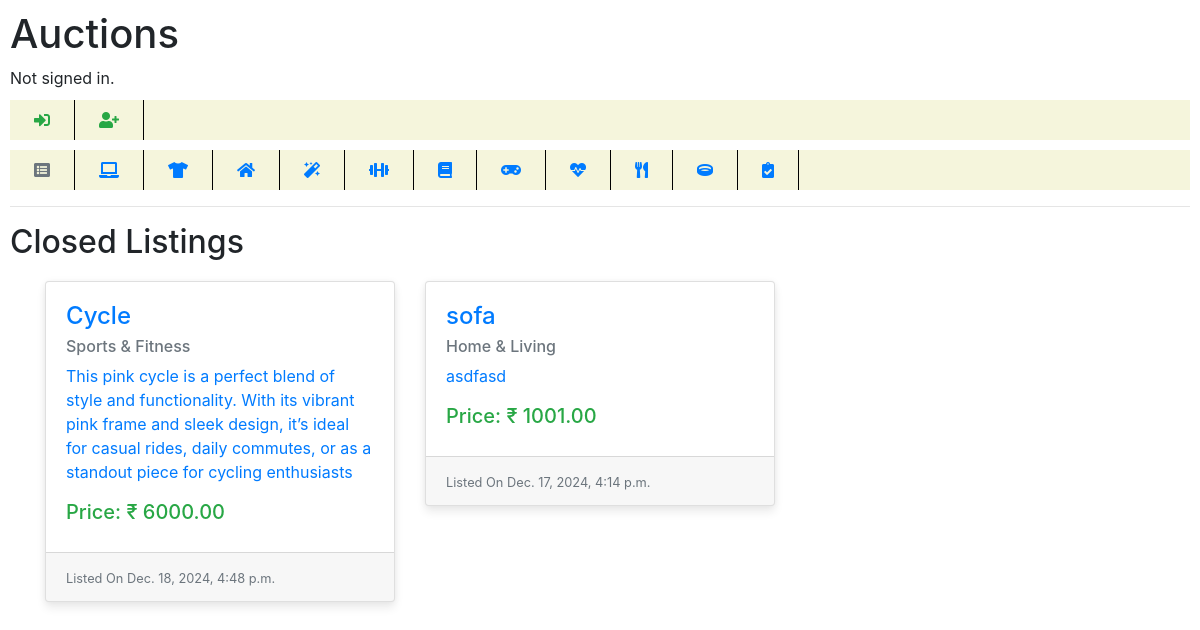
/listings/closed, run on an earlier commit of the app's database.
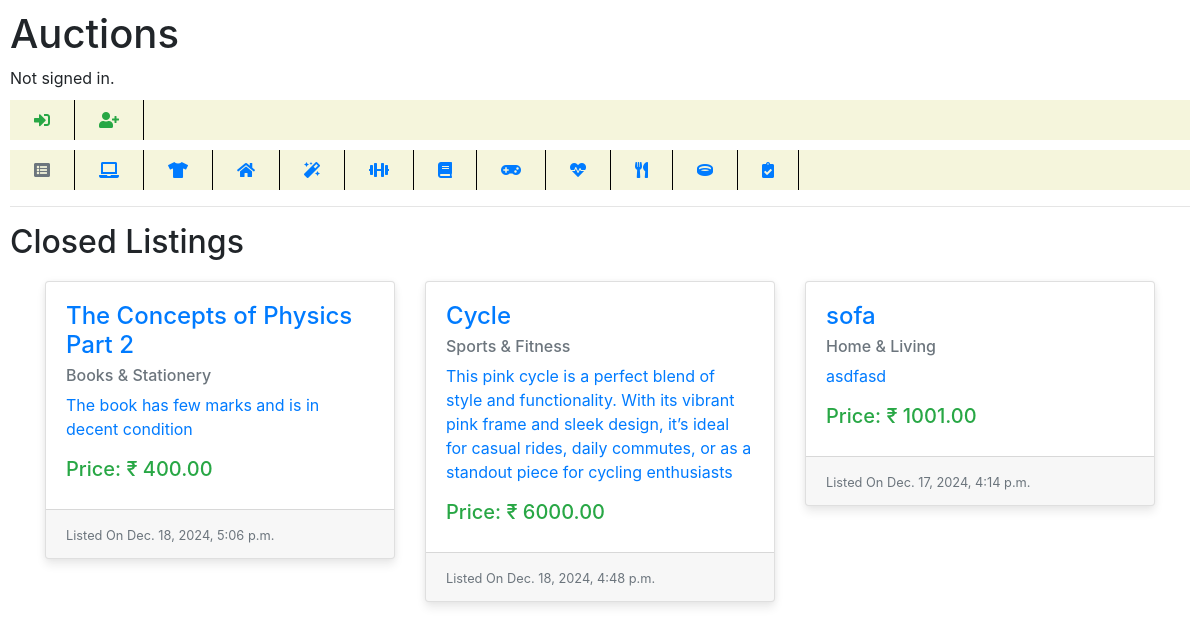
And on a later commit of the database.
### auctions/models.py (models this page shows, shortened)
class Listing(models.Model):
    CATEGORIES = [
        ('EnG', "Electronics & Gadgets"),
        ('FnA', "Fashion & Apparel"),
        ('HnL', "Home & Living"),
        ('BnP', "Beauty & Personal Care"),
        ('SnF', "Sports & Fitness"),
        ('BnS', "Books & Stationery"),
        ('TnG', "Toys & Games"),
        ('HnW', "Health & Wellness"),
        ('KnD', "Kitchen & Dining"),
        ('JnA', "Jewelry & Accessories")
    ]
    title = models.CharField(max_length=32)
    description = models.TextField(max_length=200)
    currentBid = models.DecimalField(help_text="In Rupees (₹)", default=0.0, decimal_places=2, max_digits=12)
    image = models.ImageField(upload_to='images/', blank=True)
    category = models.CharField(max_length=3, choices=CATEGORIES, blank=True)
    listedBy = models.ForeignKey(User, on_delete=models.CASCADE, related_name="mylistings")
    listedOn = models.DateTimeField(auto_now_add=True)
    closed = models.BooleanField(default=False)

### auctions/views.py (the view)
# urls.py: path("listings/closed", views.closed, name="closed"),
def closed(request):
    return render(request, "auctions/closed.html", {
        "listings": Listing.objects.filter(closed=True).order_by('-listedOn')
    })

### auctions/templates/auctions/closed.html (shortened to what this page needs)
{% extends "auctions/layout.html" %}
{% load static %}
{% block head %}
<link rel="stylesheet" href="{% static 'auctions/product_cards.css' %}" type="text/css" >
{% endblock %}
{% block body %}
<h2>Closed Listings</h2>
<div class="container" style="min-width: 95vw;">
    <div class="row">
        {% for listing in listings %}
            <div class="col-12 col-sm-8 col-md-6 col-lg-4" style="margin: 12px 0;">
                <a href="{% url 'listing' pid=listing.id %}" class="card-wrapper-link">
                    <div class="card">
                        <div class="card-body">
                            <h4 class="card-title">{{listing.title}}</h4>
                            <h6 class="card-subtitle mb-2 text-muted">{{listing.get_category_display}}</h6>
                            <p class="card-text">
                                {{listing.description}}
                            </p>
                            <div class="buy d-flex justify-content-between align-items-center">
                                <div class="price text-success">
                                    <h5>Price: ₹ {{listing.currentBid}} </h5>
                                </div>
                            </div>
                        </div>
                        <div class="card-footer">
                            <small class="text-muted">Listed On {{listing.listedOn}}</small>
                        </div>
                    </div>
                </a>
            </div>
        {% empty %}
            <i>No Closed Listing..</i>
        {% endfor %}
    </div>
</div>
{% endblock %}

What changed in the data, as far as the page shows it:
now on this page (row edited): Listing: title "The Concepts of Physics Part 2", category "Books & Stationery", description "The book has few marks and is in decent condition", currentBid "400.00", listedOn "Dec. 18, 2024, 5:06 p.m."
